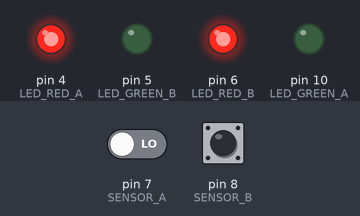
Bench run of a sketch on a simulated Arduino Uno, built with avr-gcc and run on an emulated ATmega328P. Shown: output pins drawn as LEDs (lit = HIGH). The inputs (shaded band) are chosen by the test bench; at power-on: pin 7 (SENSOR_A) LOW, pin 8 (SENSOR_B) LOW.

Above: at 1.2 s.
1.3 s: pin 7 (SENSOR_A) driven HIGH
At 1.8 s:
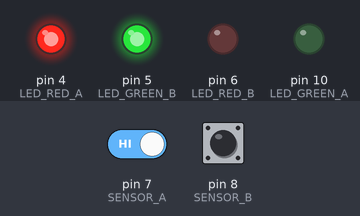
2.8 s: pin 8 (SENSOR_B) driven HIGH
At 4.0 s:
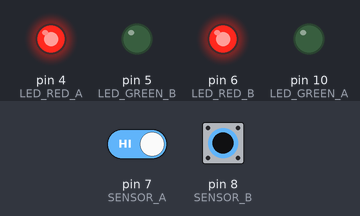
4.3 s: pin 8 (SENSOR_B) pulsed LOW 2 times (0.12 s each, 0.3 s apart)
At 4.8 s:
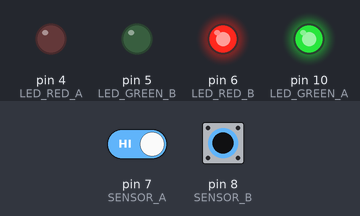
Timing chart, 0 to 50.9 s (numbered marks = the images above; inputs shaded):
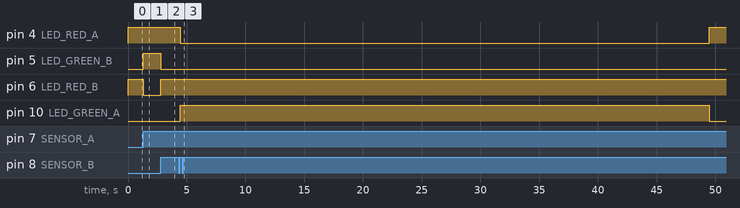

The sketch:

traffic-light-wo-config.ino
```cpp
#define LED_GREEN_A 10
#define LED_RED_A 4
#define LED_GREEN_B 5
#define LED_RED_B 6
#define SENSOR_A 7
#define SENSOR_B 8

unsigned long timerA = 0;
unsigned long timerB = 0;
unsigned long TIMEOUT = 45000;
bool vehicleA = false;
bool vehicleB = false;
bool entryFromA = false;
bool entryFromB = false;
bool lastStateA = LOW;
bool lastStateB = LOW;

void setup() {
  Serial.begin(9600);
  pinMode(LED_GREEN_A, OUTPUT);
  pinMode(LED_RED_A, OUTPUT);
  pinMode(LED_GREEN_B, OUTPUT);
  pinMode(LED_RED_B, OUTPUT);
  pinMode(SENSOR_A, INPUT);
  pinMode(SENSOR_B, INPUT);
  standby();
}

void standby() {
  digitalWrite(LED_GREEN_A, LOW);
  digitalWrite(LED_RED_A, HIGH);
  digitalWrite(LED_GREEN_B, LOW);
  digitalWrite(LED_RED_B, HIGH);
}

void loop() {
  //  Serial.print("LED_GREEN_A: ");
  //  Serial.println(digitalRead(LED_GREEN_A));
  //  Serial.print("LED_RED_A: ");
  //  Serial.println(digitalRead(LED_RED_A));
  //  Serial.print("LED_GREEN_B: ");
  //  Serial.println(digitalRead(LED_GREEN_B));
  //  Serial.print("LED_RED_B: ");
  //  Serial.println(digitalRead(LED_RED_B));

  bool sensorA = digitalRead(SENSOR_A);
  bool sensorB = digitalRead(SENSOR_B);

  unsigned long currentMillis = millis();

  if (sensorA && !lastStateA) {
    if (!vehicleA && !entryFromB) {
      vehicleA = true;
      entryFromA = true;
      timerA = currentMillis;
      digitalWrite(LED_GREEN_B, HIGH);
      digitalWrite(LED_RED_B, LOW);
    } else if (vehicleB && entryFromB) {
      vehicleB = false;
      entryFromB = false;
      standby();
    }
  }
  lastStateA = sensorA;

  if (sensorB && !lastStateB) {
    if (!vehicleB && !entryFromA) {
      vehicleB = true;
      entryFromB = true;
      timerB = currentMillis;
      digitalWrite(LED_GREEN_A, HIGH);
      digitalWrite(LED_RED_A, LOW);
    } else if (vehicleA && entryFromA) {
      vehicleA = false;
      entryFromA = false;
      standby();
    }
  }
  lastStateB = sensorB;

  if (vehicleA && (currentMillis - timerA > TIMEOUT)) {
    vehicleA = false;
    entryFromA = false;
    standby();
  }
  if (vehicleB && (currentMillis - timerB > TIMEOUT)) {
    vehicleB = false;
    entryFromB = false;
    standby();
  }

  delay(50);
}
```

Measured:
- after the input at 1.3 s, pin 5 (LED_GREEN_B): LOW → HIGH at once; pin 6 (LED_RED_B): HIGH → LOW at once
- after the input at 2.8 s, pin 5 (LED_GREEN_B): HIGH → LOW at once; pin 6 (LED_RED_B): LOW → HIGH at once
- after the input at 4.3 s, pin 4 (LED_RED_A): HIGH → LOW after 0.15 s, → HIGH 45.0 s later; pin 10 (LED_GREEN_A): LOW → HIGH after 0.15 s, → LOW 45.0 s later
